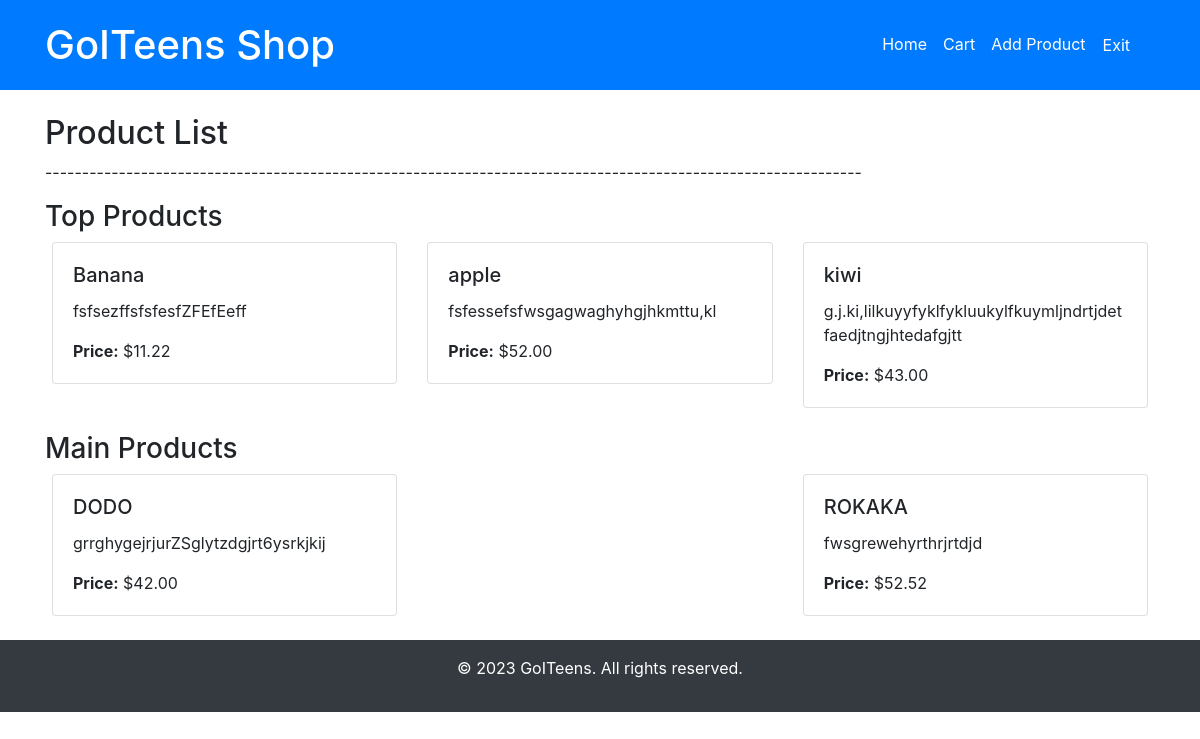
Screenshot of /lists/ (signed in) with the database file from the repository.
### myapp/models.py (models this page shows, shortened)
class Product(models.Model):
    name = models.CharField(max_length=100)
    description = models.TextField()
    price = models.DecimalField(max_digits=10, decimal_places=2)
    is_top = models.BooleanField(default=False)
    photo = models.CharField(max_length=20, null=True)

### myapp/views.py (the view)
# urls.py: path('lists/', product_lists_admin, name='product_lists_admin'),
def product_lists_admin(request):
    if not request.user.is_superuser:
        return redirect('home')
    top = Product.objects.filter(is_top=True)
    main = Product.objects.filter(is_top=False)
    return render(request, 'product_lists.html', {
        'top': top,
        'main': main
    })

### myapp/templates/product_lists.html (shortened to what this page needs)
{% extends 'base.html' %}
{% block content %}
  <h2>Product List</h2>
  <p>---------------------------------------------------------------------------------------------------------------</p>
  <h3>Top Products</h3>
  <div class="row">
    {% for product in top %}
      <div class="col-md-4">
        <div class="card">
          <div class="card-body">
            <h5 class="card-title">{{ product.name }}</h5>
            <p class="card-text">{{ product.description }}</p>
            <p class="card-text"><strong>Price:</strong> ${{ product.price }}</p>
          </div>
        </div>
      </div>
    {% endfor %}
  </div>
<br>
  <h3>Main Products</h3>
  <div class="row">
    {% for product in main %}
      <div class="col-md-4">
        <div class="card">
          <div class="card-body">
            <h5 class="card-title">{{ product.name }}</h5>
            <p class="card-text">{{ product.description }}</p>
            <p class="card-text"><strong>Price:</strong> ${{ product.price }}</p>
          </div>
        </div>
      </div>
    {% endfor %}
  </div>
{% endblock %}

### myapp/static/css/style.css (style rules this page uses)
.row { display: flex; flex-wrap: wrap; justify-content: space-between; margin: 0 -8px; }

### rows the page displays
Product: name "Banana", description "fsfsezffsfsfesfZFEfEeff", price "11.22"
Product: name "apple", description "fsfessefsfwsgagwaghyhgjhkmttu,kl", price "52.00"
Product: name "kiwi", description "g.j.ki,lilkuyyfyklfykluukylfkuymljndrtjdetfaedjtngjhtedafgjtt", price "43.00"
Product: name "DODO", description "grrghygejrjurZSglytzdgjrt6ysrkjkij", price "42.00"
Product: name "ROKAKA", description "fwsgrewehyrthrjrtdjd", price "52.52"
